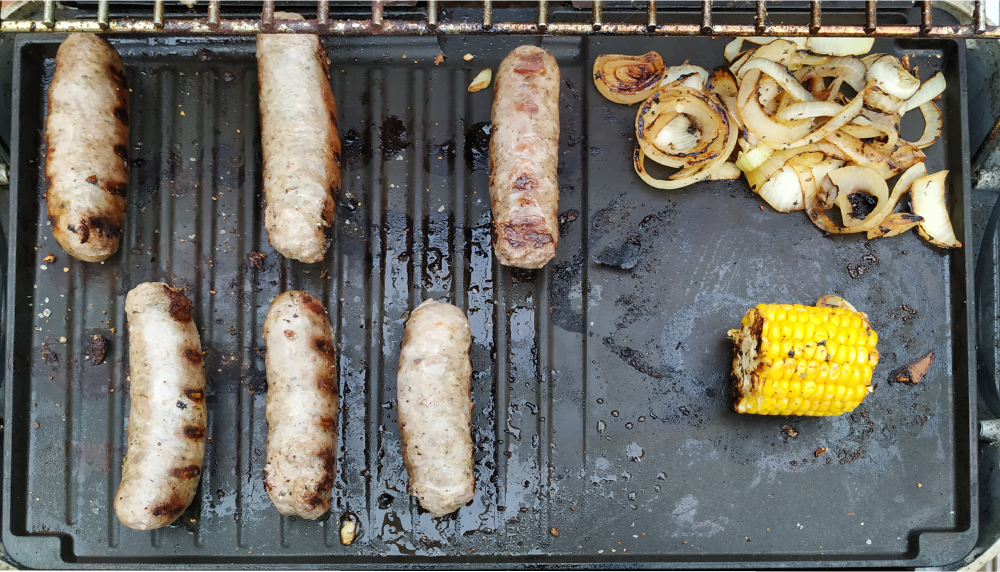
#> input picture ObjectDetection/food.png, 2000 x 1144 px (shown at 1/2 size)
$ python ImageDetection.py   (older library calls are emulated)
#> lines starting #> are read from the running program, lines starting #| are printed output that depends on the picture; after the words box and inside, x2 and y2 are one past the last pixel; in counts of white or black regions, pixels touching at a corner belong together
# -*- coding: utf-8 -*-
"""
Created on Sun Apr 28 17:09:50 2019

@author: Carl
"""

import cv2
import numpy as np

corn_l = np.array([21, 145, 238])
corn_h = np.array([37, 255, 255])

scaling_factor = float(0.5)
img = cv2.imread('food.png', 1)
#> img is the input picture: shape (1144, 2000, 3); mean B, G, R 100.6, 109, 111.5
img = cv2.resize(img, None, fx=scaling_factor, fy=scaling_factor, interpolation=cv2.INTER_AREA)
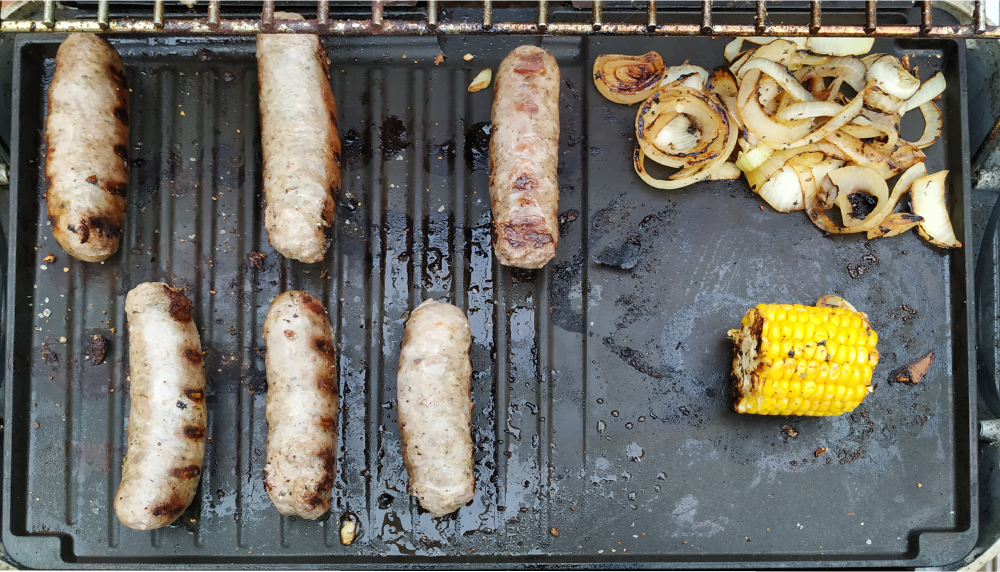
#> img: shape (572, 1000, 3); mean B, G, R 100.8, 109.1, 111.6
threshold_area = 10000
green = (124,252,0)
red = (0,0,255)
blue = (220,20,60)
purple = (138,43,226)


def find_objects(thresholded_image, min_area):
    a, conts ,h = cv2.findContours(thresholded_image.copy(),cv2.RETR_EXTERNAL, cv2.CHAIN_APPROX_NONE)
    conts2 = []
    for cnt in conts:
        area = cv2.contourArea(cnt)
        if area > threshold_area:
            conts2.append(cnt)
    return conts2


def threshold_image(image):
    blur = cv2.GaussianBlur(image,(15,15),0)
    img2 = cv2.cvtColor(blur, cv2.COLOR_BGR2GRAY)
    ret, img2 = cv2.threshold(img2,0,250,cv2.THRESH_BINARY+cv2.THRESH_OTSU)
    return img2

def draw_rectangles(objects, colour):
    for i in range(len(objects)):
        x,y,w,h=cv2.boundingRect(objects[i])
        cv2.rectangle(img,(x,y),(x+w,y+h),colour, 2)

def draw_ellipses(objects, colour, img):
    for i in objects:
         ellipse = cv2.fitEllipse(i)
         cv2.ellipse(img,ellipse,colour,2)
    return img

def remove_largest_width(objects) :
    widths = []
    filtered = []
    largest = []
    for item in objects:
        x,y,w,h = cv2.boundingRect(item)
        widths.append(w)
    for item in objects:
        x,y,w,h = cv2.boundingRect(item)
        if w != max(widths):
            filtered.append(item)
        else:
            largest.append(item)
    return filtered, largest

thresh_all = threshold_image(img)
#> in threshold_image, `blur = cv2.GaussianBlur(image,(15,15),0)`:
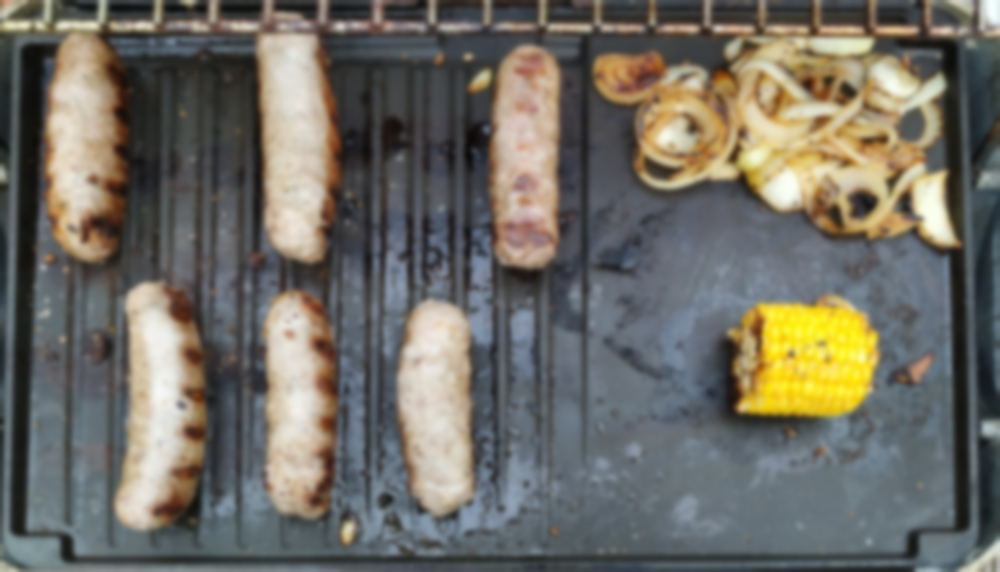
#> blur: shape (572, 1000, 3); mean B, G, R 100.6, 109, 111.4
#> in threshold_image, `img2 = cv2.cvtColor(blur, cv2.COLOR_BGR2GRAY)`:
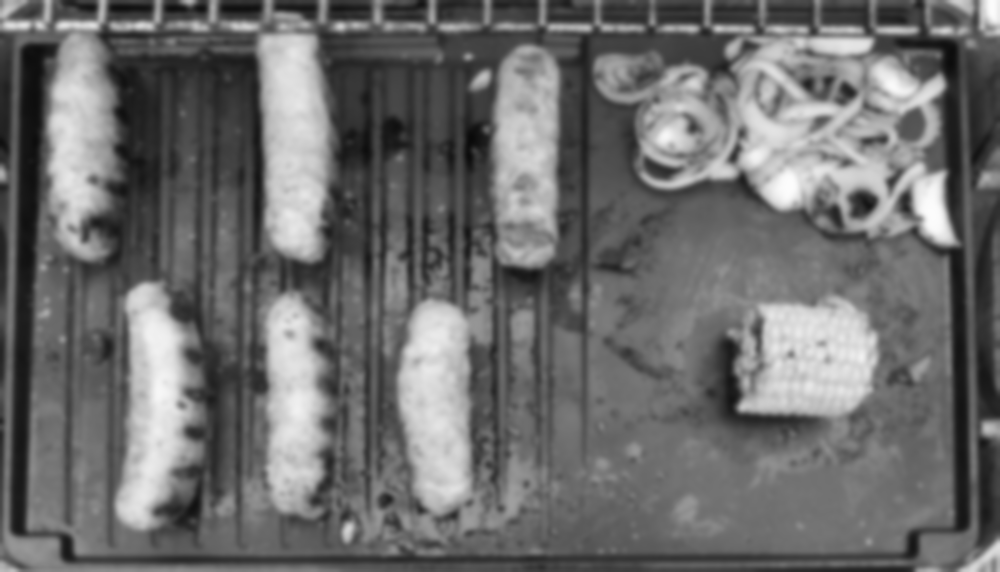
#> img2: shape (572, 1000); min 9, max 252, mean 108.7
#> in threshold_image, `ret, img2 = cv2.threshold(img2,0,250,cv2.THRESH_BINARY+cv2.THRESH_OTSU)`:
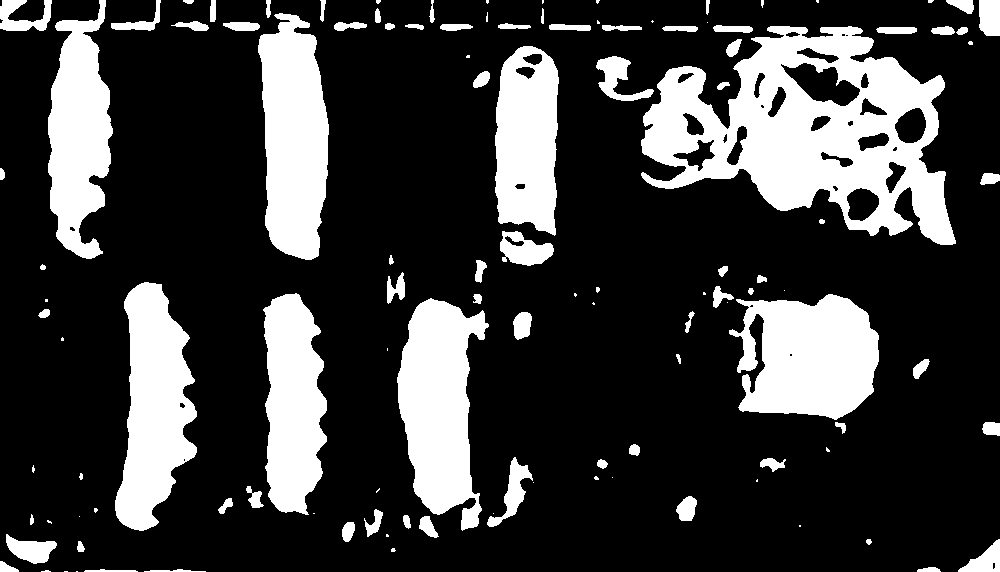
#> img2: shape (572, 1000); values 0 (black) and 250 (white), 23.7% white; 119 white regions (40 under 20 px)
#> in threshold_image, `ret, img2 = cv2.threshold(img2,0,250,cv2.THRESH_BINARY+cv2.THRESH_OTSU)`: ret = 135

all_items = find_objects(thresh_all, threshold_area)
#> in find_objects, `a, conts ,h = cv2.findContours(thresholded_image.copy(),cv2.RETR_EXTER..`: conts = 119 contours, 45 with area under 20; largest, box (x1, y1, x2, y2) and area: (641, 26, 956, 245) 40508, (729, 294, 879, 420) 13686, (397, 298, 489, 531) 13104, (258, 13, 329, 260) 12963, (115, 282, 197, 531) 12616; h = 119 rows, first 6: [1, -1, -1, -1], [2, 0, -1, -1], [3, 1, -1, -1], [4, 2, -1, -1], [5, 3, -1, -1], [6, 4, -1, -1]
#> the loop in find_objects, `for cnt in conts:` made 119 passes
#> area on passes 4, 5, 6, 7, 9, 10, 13, 15, 17, 19, 20, 23: 44, 56, 67, 102.5, 48.5, 652, 808.5, 174.5, 216.5, 64.5, 20.5, 201.5
#> after the loop in find_objects, `for cnt in conts:`: conts2 = 7 contours; box (x1, y1, x2, y2) and area: (641, 26, 956, 245) 40508, (729, 294, 879, 420) 13686, (397, 298, 489, 531) 13104, (258, 13, 329, 260) 12963, (115, 282, 197, 531) 12616, (48, 0, 113, 259) 10673, (263, 293, 327, 515) 10464
#> all_items has the same summary as conts2 in find_objects

sausages_and_corn, onion = remove_largest_width(all_items)
#> the loop in remove_largest_width, `for item in objects:` made 7 passes
#> (x, y, w, h) on passes 1 to 7: (397, 298, 92, 233), (729, 294, 150, 126), (263, 293, 64, 222), (115, 282, 82, 249), (641, 26, 315, 219), (258, 13, 71, 247), (48, 0, 65, 259)
#> after the loop in remove_largest_width, `for item in objects:`: widths = [92, 150, 64, 82, 315, 71, 65]
#> after the loop in remove_largest_width, `for item in objects:`: filtered = 6 contours; box (x1, y1, x2, y2) and area: (729, 294, 879, 420) 13686, (397, 298, 489, 531) 13104, (258, 13, 329, 260) 12963, (115, 282, 197, 531) 12616, (48, 0, 113, 259) 10673, (263, 293, 327, 515) 10464; largest = 1 contour; box (x1, y1, x2, y2) and area: (641, 26, 956, 245) 40508
#> sausages_and_corn has the same summary as filtered in remove_largest_width; onion has the same summary as largest in remove_largest_width
sausages, corn = remove_largest_width(sausages_and_corn)
#> the loop in remove_largest_width (call 2), `for item in objects:` made 6 passes
#> after the loop in remove_largest_width (call 2), `for item in objects:`: filtered = 5 contours; box (x1, y1, x2, y2) and area: (397, 298, 489, 531) 13104, (258, 13, 329, 260) 12963, (115, 282, 197, 531) 12616, (48, 0, 113, 259) 10673, (263, 293, 327, 515) 10464; largest = 1 contour; box (x1, y1, x2, y2) and area: (729, 294, 879, 420) 13686
#> sausages has the same summary as filtered in remove_largest_width; corn has the same summary as largest in remove_largest_width

img2 = draw_ellipses(sausages, blue, img)
#> the loop in draw_ellipses, `for i in objects:` made 5 passes
#> ellipse on passes 1 to 5: ((442.3, 405.6), (84.15, 245.6), 178.4), ((292.8, 403.1), (59.42, 240.6), 178.8), ((153.9, 407.9), (72.5, 256.2), 2.35), ((293.5, 138.8), (66.21, 258.8), 177.7), ((79.21, 130.6), (60.81, 254), 1.69)
#> after the loop in draw_ellipses, `for i in objects:`:
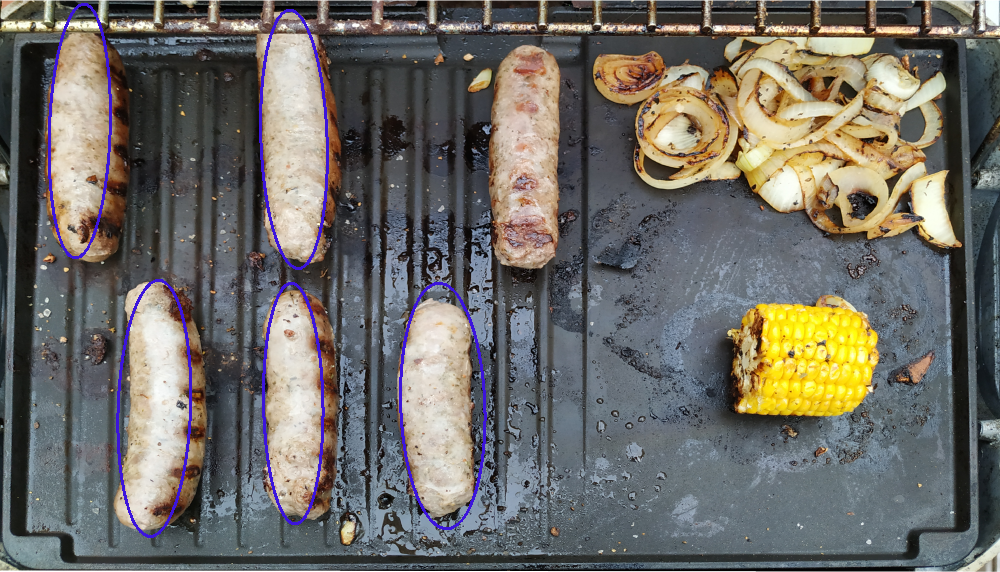
#> img: shape (572, 1000, 3); 1.43% of pixels changed, all inside (x1, y1, x2, y2) = (48, 3, 487, 538)
#draw_ellipses(corn, green)
#draw_ellipses(onion, red)

moments = all_items[0]
#> moments = contour of 619 points, box (x1, y1, x2, y2) (397, 298, 489, 531), area 13104

x_centres = []
y_centres = []
for i in range(len(all_items)):
    moments = cv2.moments(all_items[i])
    x_centres.append(int(moments['m10']/moments['m00']))
    y_centres.append(int(moments['m01']/moments['m00']))
#> this loop made 7 passes
#> after the loop, x_centres = [438, 809, 292, 153, 810, 293, 78]; y_centres = [405, 357, 403, 406, 130, 138, 134]
    #cv2.line(img,(0,0),(x_centres[i],y_centres[i]), purple, 2)

cv2.imshow("Processed Image", img2)

cv2.waitKey(10)
